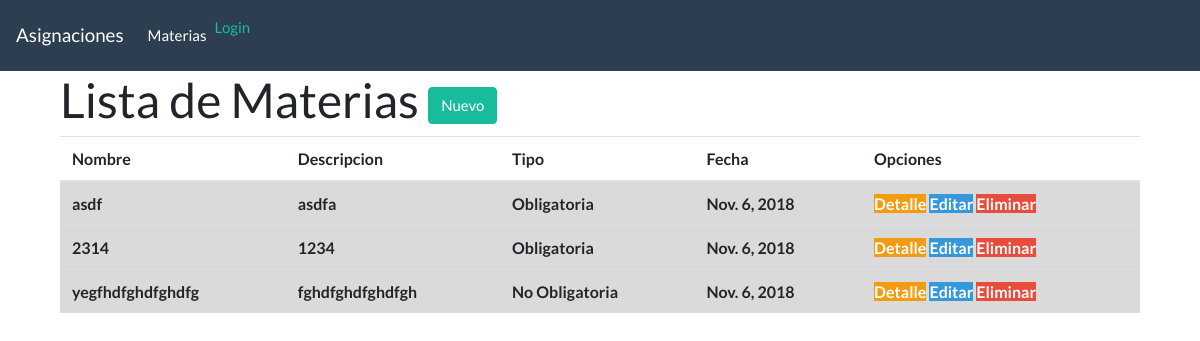
The app's page /, older data.
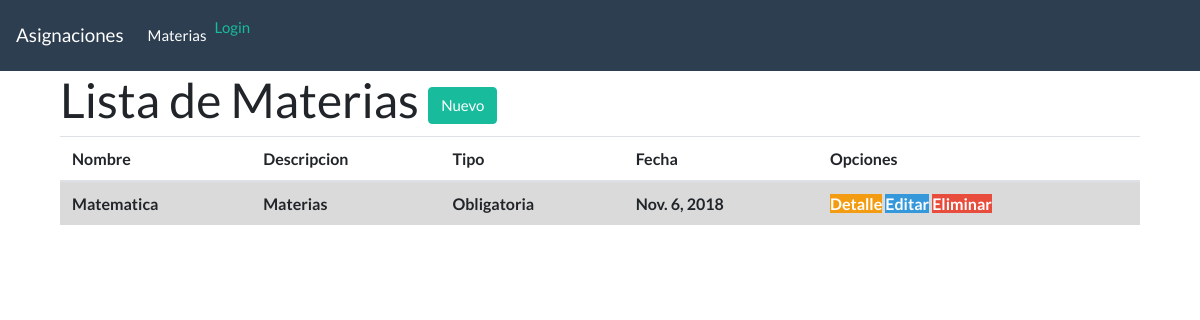
The same page, newer data.
### python/models.py (models this page shows, shortened)
class Materia(models.Model):
    nombre = models.CharField(max_length=50)
    descripcion = models.CharField(max_length=100)
    fecha = models.DateField()
    tipo = models.ForeignKey(TipoMateria, on_delete=models.CASCADE,blank=True, null=True)
    alumnos   = models.ManyToManyField(Alumno, through='Inscripcion')

class TipoMateria(models.Model):
    nombre = models.CharField(max_length=50)
    descripcion = models.CharField(max_length=50)
    def __str__(self):
        return self.nombre

### python/views.py (the view)
# urls.py: url(r'^$', views.lista_materias, name ='lista_materias'),
def lista_materias(request):
    materias = Materia.objects.filter(fecha__lte=timezone.now()).order_by('fecha')
    return render(request, 'materias/materia_list.html', {'materias':materias})

### python/templates/materias/materia_list.html (shortened to what this page needs)
{% extends 'materias/base.html' %}
{% block content %}
<div class="container">
  <h1>Lista de Materias <a href="{% url 'materia_nuevo' %}" class="btn btn-success">Nuevo</a></h1>
      <table class="table table-hover">
        <thead>
          <tr>
            <th scope="col">Nombre</th>
            <th scope="col">Descripcion</th>
            <th scope="col">Tipo</th>
            <th scope="col">Fecha</th>
            <th scope="col">Opciones</th>
          </tr>
        </thead>
        <tbody>
          {% for materia in materias %}
          <tr class="table-active">
            <th>{{materia.nombre}}</th>
            <th>{{materia.descripcion}}</th>
            <th>{{materia.tipo}}</th>
            <th>{{materia.fecha}}</th>
            <th>
              <a href="{% url 'materia_detalle' pk=materia.pk %}" class="bt btn-warning">Detalle</a>
              <a href="{% url 'materia_editar' pk=materia.pk %}" class="bt btn-info"><span class="glyphicon glyphicon-pencil">Editar</span></a>
              <a href="{% url 'materia_eliminar' pk=materia.pk %}" class="bt btn-danger">Eliminar</a>
            </th>
          </tr>
          {% endfor %}
        </tbody>
      </table>
</div>
{% endblock %}

### python/templates/materias/base.html (shortened to what this page needs)
{% load static %}
<html>
    <head>
        <link rel="stylesheet" href="{% static 'css/clases.css' %}">
    </head>
  <body>
    <nav class="navbar navbar-expand-lg navbar-dark bg-primary">
    <a class="navbar-brand" href="{% url 'lista_materias' %}"> Asignaciones </a>
      <div class="collapse navbar-collapse" id="navbarColor01">
        <ul class="navbar-nav mr-auto">
          <a class="nav-link" href="{% url 'lista_materias' %}" class="top-menu"><span class="glyphicon glyphicon-list">  Materias </span></a>
          {% if user.is_authenticated %}
          <li class="nav-item active">
          <a class="nav-link" href="{% url 'materia_nuevo' %}" class="top-menu"><span class="glyphicon glyphicon-list"> Nueva Materia </span></a>
          </li>
          <li class="nav-item">
          <a class="nav-link" href="{% url 'tipo_nuevo' %}" class="top-menu"><span class="glyphicon glyphicon-list">  Nuevo Tipo de Materias </span></a>
          </li>
          <li class="nav-item">
          <a class="nav-link" href="{% url 'lista_alumnos' %}" class="top-menu"><span class="glyphicon glyphicon-list"> Alumos </span></a>
          </li>
          <li class="nav-item">
          <a class="nav-link" href="{% url 'alumno_nuevo' %}" class="top-menu"><span class="glyphicon glyphicon-list"> Nuevo Alumo </span></a>
          </li>
          <a class="nav-link"> Bienvenido {{ user.username }} <a nav-link href="{% url 'logout' %}">Log out</a></a>
          {% else %}
          <a href="{% url 'login' %}" class="top-menu"><span class="glyphicon glyphicon-lock">Login</span></a>
          {% endif %}
        </ul>
      </div>
    </nav>
    <div class="content container">
    {% block content %}
    {% endblock %}
  </body>
</html>

Row changes from the older to the newer data that the page shows:
removed Materia: nombre "asdf", descripcion "asdfa", tipo "Obligatoria", fecha "Nov. 6, 2018"
removed Materia: nombre "2314", descripcion "1234", tipo "Obligatoria", fecha "Nov. 6, 2018"
removed Materia: nombre "yegfhdfghdfghdfg", descripcion "fghdfghdfghdfgh", tipo "No Obligatoria", fecha "Nov. 6, 2018"
added Materia: nombre "Matematica", descripcion "Materias", tipo "Obligatoria", fecha "Nov. 6, 2018"
